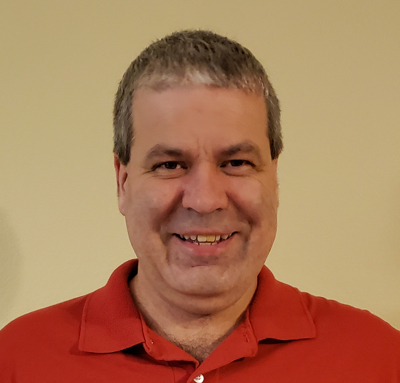
#> input picture 13_alternatives/author.jpg, 400 x 383 px
$ python eye_finder.py
#> lines starting #> are read from the running program, lines starting #| are printed output that depends on the picture; after the words box and inside, x2 and y2 are one past the last pixel; in counts of white or black regions, pixels touching at a corner belong together
# eye_finder.py

import cv2
import os


def find_eyes(image_path):
#> called with image_path = 'author.jpg'
    image = cv2.imread(image_path)
#> image is the input picture: shape (383, 400, 3); mean B, G, R 89.3, 123.3, 172.1

    # Make a copy to prevent us from modifying the original
    color_img = image.copy()

    filename = os.path.basename(image_path)

    # OpenCV works best with gray images
    gray_img = cv2.cvtColor(color_img, cv2.COLOR_BGR2GRAY)
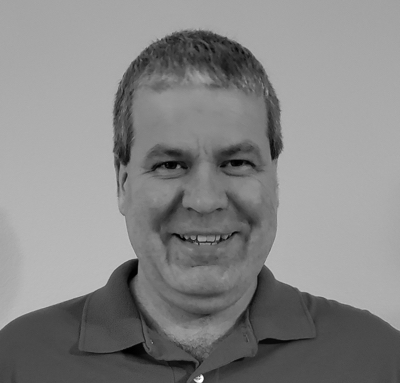
#> gray_img: shape (383, 400); min 0, max 255, mean 134

    # Use OpenCV's built-in Haar classifier
    haar_classifier = cv2.CascadeClassifier("haarcascade_frontalface_alt.xml")
    eye_cascade = cv2.CascadeClassifier("haarcascade_eye.xml")

    faces = haar_classifier.detectMultiScale(
            gray_img, scaleFactor=1.1, minNeighbors=5,
            )
#> faces = [[104, 85, 198, 198]]
    print("Number of faces found: {faces}".format(faces=len(faces)))
#| Number of faces found: 1

    for (x, y, width, height) in faces:
        cv2.rectangle(
                color_img,
                (x, y), (x + width, y + height),
                (0, 255, 0), 2,
                )
        roi_gray = gray_img[y : y + height, x : x + width]
        roi_color = color_img[y : y + height, x : x + width]
        eyes = eye_cascade.detectMultiScale(roi_gray)
        for (ex, ey, ew, eh) in eyes:
            cv2.rectangle(
                    roi_color,
                    (ex, ey), (ex + ew, ey + eh),
                    (0, 255, 0), 2,
                    )
#> this loop made 1 pass
#> (x, y, width, height, eyes) on pass 1: (104, 85, 198, 198, [[108, 56, 45, 45], [43, 56, 47, 47]])
#> pass 1, in find_eyes, `roi_gray = gray_img[y : y + height, x : x + width]`:
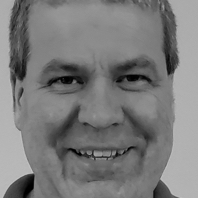
#> roi_gray: shape (198, 198); min 0, max 196, mean 123.1
#> pass 1, in find_eyes, `roi_color = color_img[y : y + height, x : x + width]`:
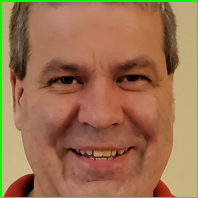
#> roi_color: shape (198, 198, 3); mean B, G, R 79.7, 115.2, 155.5
#> after the loop:
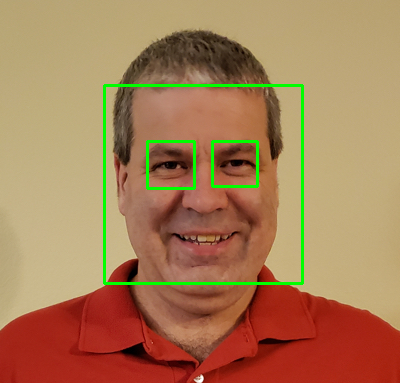
#> color_img: shape (383, 400, 3); 2.26% of pixels changed, all inside (x1, y1, x2, y2) = (103, 84, 304, 285)
#> after the loop:
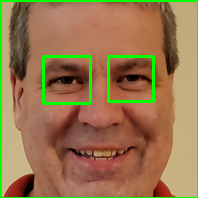
#> roi_color: shape (198, 198, 3); 2.8% of pixels changed, all inside (x1, y1, x2, y2) = (42, 55, 155, 105)

    # Show the faces / eyes found
    cv2.imshow(filename, color_img)
    cv2.waitKey(0)
    cv2.destroyAllWindows()


if __name__ == "__main__":
    find_eyes("author.jpg")
